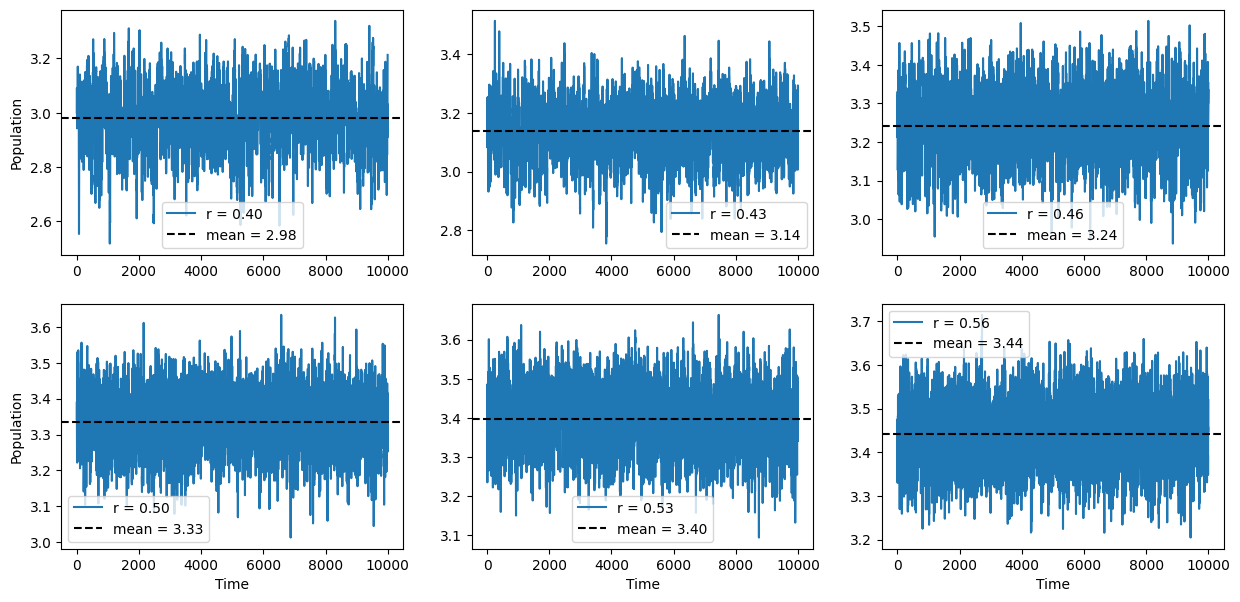

Recreate this plot in Python.
from matplotlib import pyplot as plt
from numba import njit
from numpy import array, arange, zeros
from numpy.random import normal
from scipy.stats import skew
from tqdm import tqdm


@njit
def x_dot(x, r, k):
    g = r * x * (1 - x / k)
    p = x / (1 + x ** 2)
    return g - p


def simulate(x0, r, k):
    x_values = zeros(eq_time + simul_time)
    x_values[0] = x0

    for i in range(eq_time):
        x_values[i + 1] = x_values[i] + x_dot(x_values[i], r, k)

    for i in range(simul_time - 1):
        x_values[i + eq_time + 1] = x_values[i + eq_time] + x_dot(x_values[i + eq_time], r, k) + normal(0, noise)

    return x_values


if __name__ == '__main__':
    eq_time = 1000
    simul_time = 10000

    k = 4
    r_values = array([0.4, 0.43, 0.46, 0.5, 0.53, 0.56])
    noise = 0.05

    variances = zeros(len(r_values))
    skewnesses = zeros(len(r_values))

    plt.subplots(figsize=(15, 7))
    num_rows = 2
    num_cols = len(r_values) // num_rows

    for i, r in enumerate(tqdm(r_values)):
        population = simulate(k, r, k)
        stochastic_population = population[eq_time:]

        mean = stochastic_population.mean()
        variances[i] = stochastic_population.var()
        skewnesses[i] = skew(stochastic_population)\
        
        row = i // num_cols
        col = i % num_cols
        plt.subplot(num_rows, num_cols, i + 1)

        if row == num_rows - 1:
            plt.xlabel("Time")
        if col == 0:
            plt.ylabel("Population")

        plt.plot(stochastic_population, label=f'r = {r:.2f}')
        plt.axhline(mean, color='black', linestyle='--', label=f'mean = {mean:.2f}')
        plt.legend()

    plt.legend()
    plt.savefig("critical_slowing_down.png", bbox_inches='tight')
    plt.show()

    plt.title("Increase in variance with stress")
    plt.plot(1 - r_values, variances)
    plt.xlabel("Stress (1 - r)")
    plt.ylabel("Variance")
    plt.savefig("variance.png", bbox_inches='tight')
    plt.show()